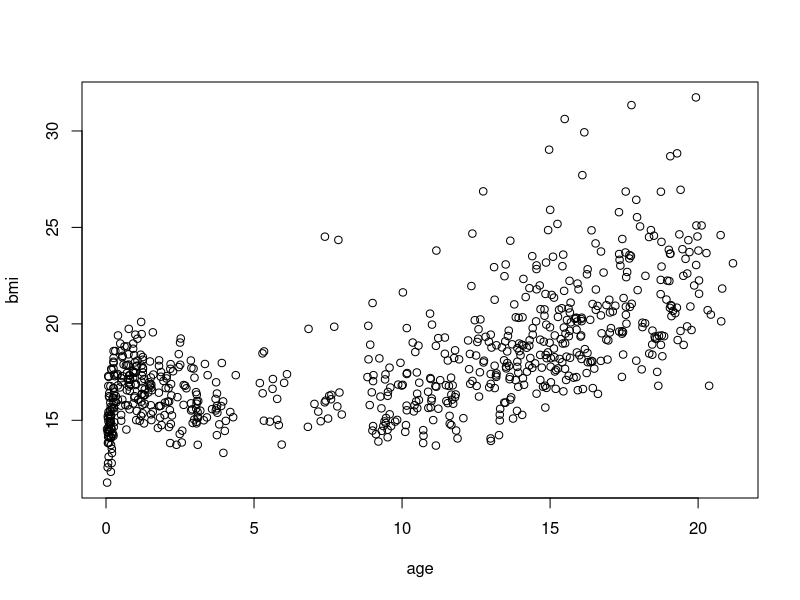
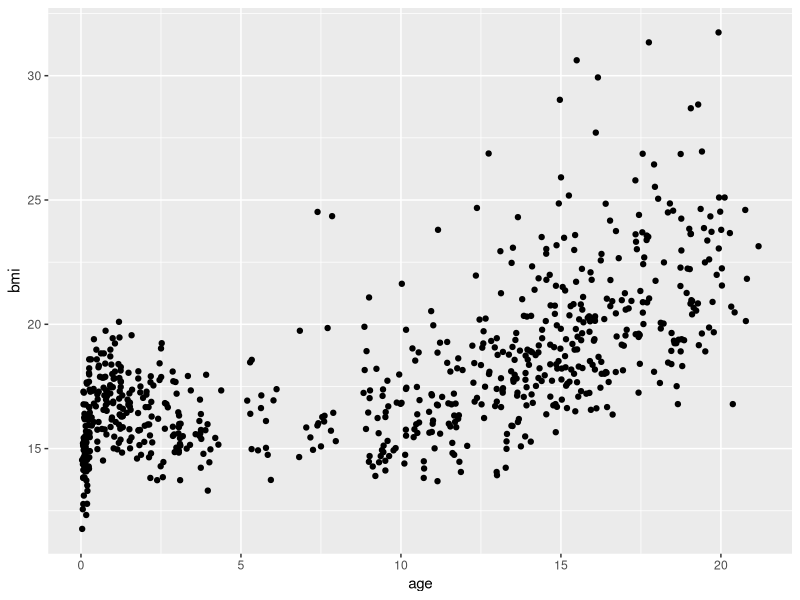
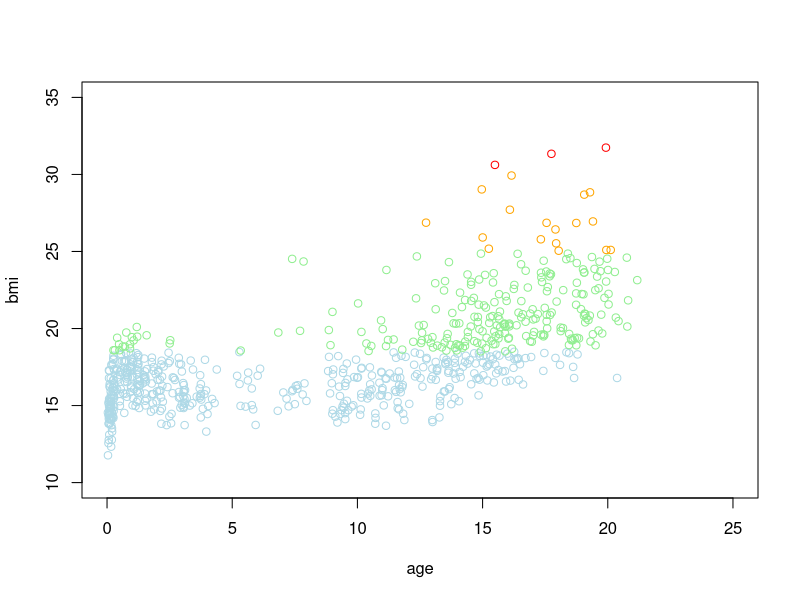
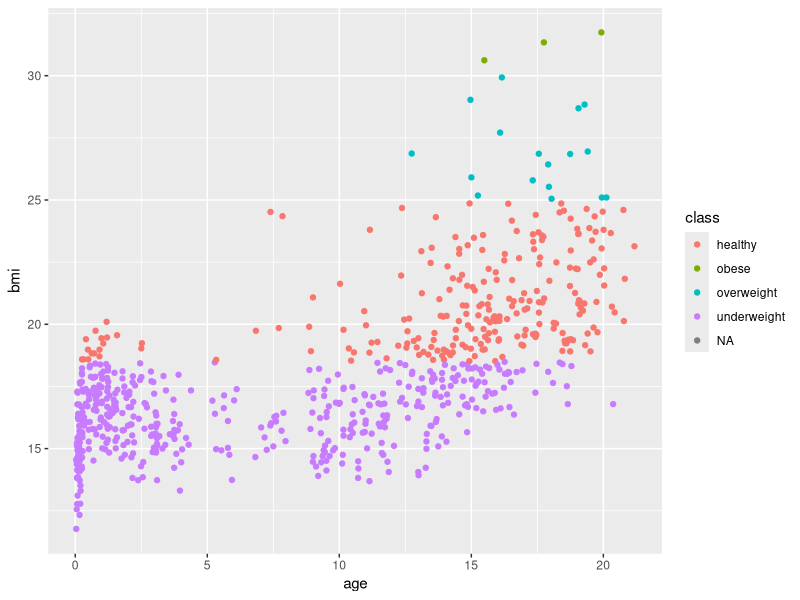
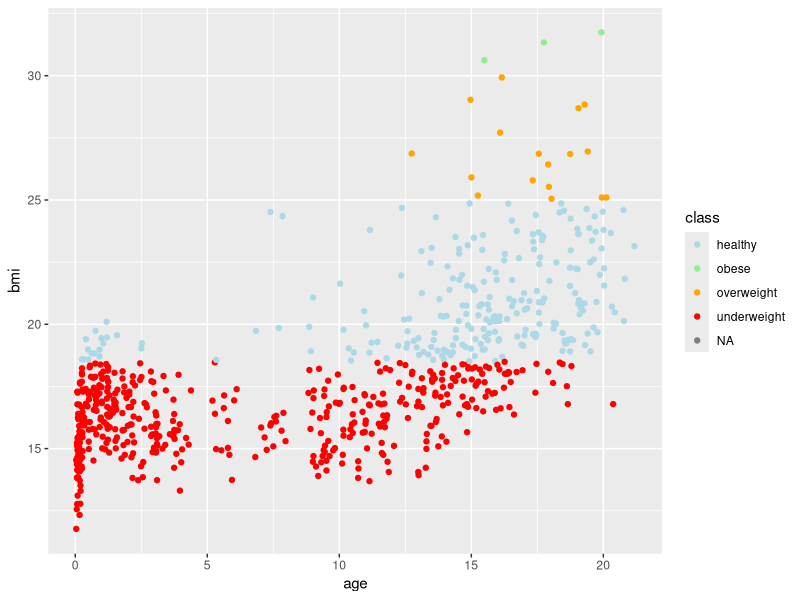
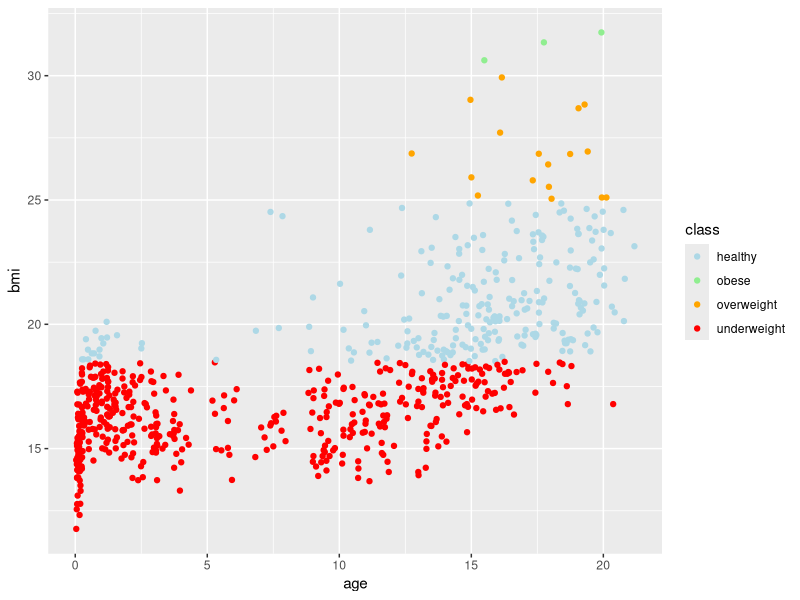
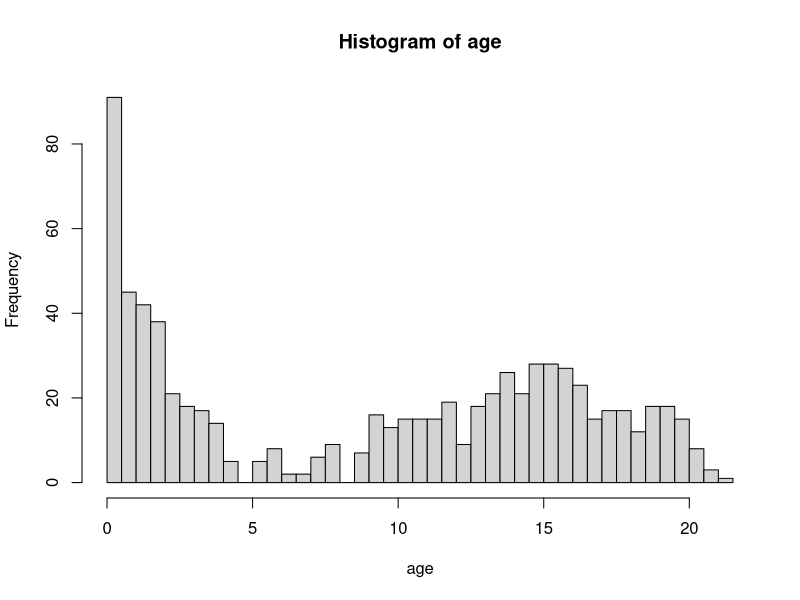
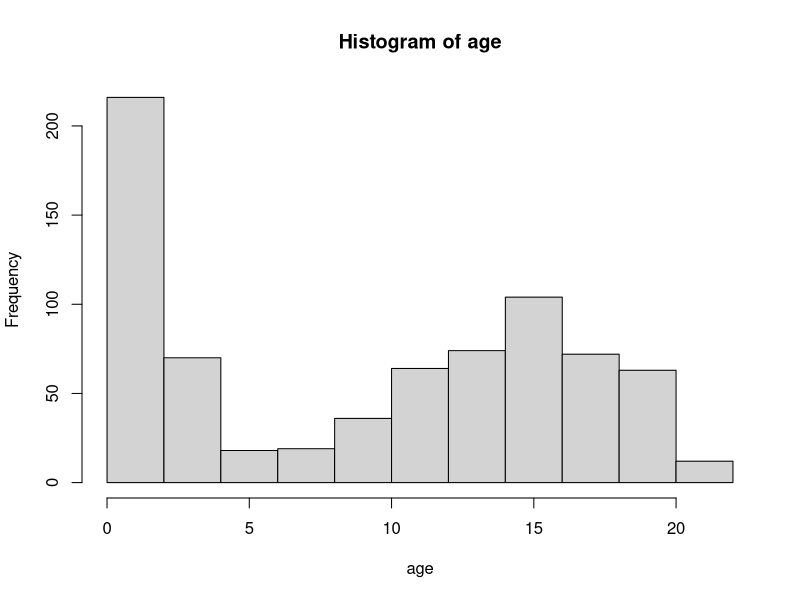

These charts were generated, in order, by the following R code:
## ---- chunk 1
printAnswers <- TRUE

## ---- chunk 2
library(dplyr)
library(magrittr)
library(mice)
library(ggplot2)
## ---- chunk 3
set.seed(123)
## ---- chunk 4
mice::boys %$% plot(bmi ~ age)
## ---- chunk 5
mice::boys %>% 
  ggplot(aes(x = age, y = bmi)) +
  geom_point()
## ---- chunk 6
boys2 <- boys %>% 
  mutate(class = case_when(
    bmi < 18.5 ~ "underweight",
    bmi >= 18.5 & bmi < 25 ~ "healthy",
    bmi >= 25 & bmi < 30 ~ "overweight",
    bmi >= 30 ~ "obese"
  ))
boys2 %>% glimpse() # see that class has been added
boys2$class %>% table(useNA = "always") # see the distribution of the new class variable
## ---- chunk 7
plot(bmi ~ age, subset = class == "underweight", col = "lightblue", data = boys2, 
     ylim = c(10, 35), xlim = c(0, 25))
points(bmi ~ age, subset = class == "healthy", col = "lightgreen", data = boys2)
points(bmi ~ age, subset = class == "overweight", col = "orange", data = boys2)
points(bmi ~ age, subset = class == "obese", col = "red", data = boys2)
## ---- chunk 8
boys2 %>%
  ggplot() +
  geom_point(aes(x = age, y = bmi, col = class))
## ---- chunk 9
boys2 %>%
  ggplot() +
  geom_point(aes(x = age, y = bmi, col = class)) +
  scale_color_manual(values = c("lightblue", 
                                "lightgreen", 
                                "orange", 
                                "red"))
## ---- chunk 10
boys2 %>% 
  filter(!is.na(class)) %>%
  ggplot() +
  geom_point(aes(x = age, y = bmi, col = class)) +
  scale_color_manual(values = c("lightblue", 
                                "lightgreen", 
                                "orange", 
                                "red"))
## ---- chunk 11
boys %$%
  hist(age, breaks = 50)
## ---- chunk 12
boys %$%
  hist(age)
## ---- chunk 13
hist(boys$age, breaks = 50)
## ---- chunk 14
boys %>%
  ggplot() + 
  geom_histogram(aes(x = age), binwidth = .4)
## ---- chunk 15
boys %$%
  table(reg) %>%
  barplot()
## ---- chunk 16
boys %>%
  ggplot() + 
  geom_bar(aes(reg))
## ---- chunk 17
boys %$%
  boxplot(hgt ~ reg)
## ---- chunk 18
boys %>%
  ggplot(aes(x = reg, y = hgt)) +
  geom_boxplot()

# This does not work!
#boys %$%
#  ggplot(aes(reg, hgt)) +
#  geom_boxplot()
## ---- chunk 19
d1 <- boys %>%
  subset(reg == "city") %$%
  density(age)
d2 <- boys %>%
  subset(reg != "city") %$% 
  density(age)

plot(d1, col = "red", ylim = c(0, .08)) 
lines(d2, col = "blue") 

## ---- chunk 20
plot(density(boys$age[!is.na(boys$reg) & boys$reg == "city"]), 
     col = "red", 
     ylim = c(0, .08))
lines(density(boys$age[!is.na(boys$reg) & boys$reg != "city"]), 
      col = "blue")
## ---- chunk 21
boys %>%
  mutate(area = ifelse(test = reg == "city", 
                       yes = "city", 
                       no = "rural")) %>%
  filter(!is.na(area)) %>%
  ggplot(aes(x = age, 
             fill = area)) +
  geom_density(alpha = .3) # not necessary, but nicer with some transparency
